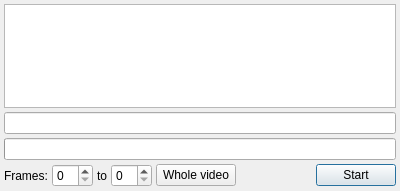
<?xml version="1.0" encoding="UTF-8"?>
<ui version="4.0">
 <class>ScriptBenchmarkDialog</class>
 <widget class="QDialog" name="ScriptBenchmarkDialog">
  <property name="geometry">
   <rect>
    <x>0</x>
    <y>0</y>
    <width>400</width>
    <height>191</height>
   </rect>
  </property>
  <property name="windowTitle">
   <string>Script benchmark</string>
  </property>
  <layout class="QVBoxLayout" name="verticalLayout">
   <property name="spacing">
    <number>4</number>
   </property>
   <property name="leftMargin">
    <number>4</number>
   </property>
   <property name="topMargin">
    <number>4</number>
   </property>
   <property name="rightMargin">
    <number>4</number>
   </property>
   <property name="bottomMargin">
    <number>4</number>
   </property>
   <item>
    <widget class="VSEditorLog" name="feedbackTextEdit">
     <property name="readOnly">
      <bool>true</bool>
     </property>
     <property name="textInteractionFlags">
      <set>Qt::LinksAccessibleByKeyboard|Qt::LinksAccessibleByMouse|Qt::TextBrowserInteraction|Qt::TextSelectableByKeyboard|Qt::TextSelectableByMouse</set>
     </property>
    </widget>
   </item>
   <item>
    <widget class="QLineEdit" name="metricsEdit">
     <property name="readOnly">
      <bool>true</bool>
     </property>
    </widget>
   </item>
   <item>
    <widget class="QProgressBar" name="processingProgressBar">
     <property name="alignment">
      <set>Qt::AlignCenter</set>
     </property>
     <property name="format">
      <string>%v / %m</string>
     </property>
    </widget>
   </item>
   <item>
    <layout class="QHBoxLayout" name="horizontalLayout">
     <property name="spacing">
      <number>4</number>
     </property>
     <item>
      <widget class="QLabel" name="framesLabel">
       <property name="text">
        <string>Frames:</string>
       </property>
      </widget>
     </item>
     <item>
      <widget class="QSpinBox" name="fromFrameSpinBox"/>
     </item>
     <item>
      <widget class="QLabel" name="toLabel">
       <property name="text">
        <string>to</string>
       </property>
      </widget>
     </item>
     <item>
      <widget class="QSpinBox" name="toFrameSpinBox"/>
     </item>
     <item>
      <widget class="QPushButton" name="wholeVideoButton">
       <property name="text">
        <string>Whole video</string>
       </property>
      </widget>
     </item>
     <item>
      <spacer name="horizontalSpacer">
       <property name="orientation">
        <enum>Qt::Horizontal</enum>
       </property>
       <property name="sizeHint" stdset="0">
        <size>
         <width>13</width>
         <height>20</height>
        </size>
       </property>
      </spacer>
     </item>
     <item>
      <widget class="QPushButton" name="startStopBenchmarkButton">
       <property name="text">
        <string>Start</string>
       </property>
       <property name="default">
        <bool>true</bool>
       </property>
      </widget>
     </item>
    </layout>
   </item>
  </layout>
 </widget>
 <customwidgets>
  <customwidget>
   <class>VSEditorLog</class>
   <extends>QTextEdit</extends>
   <header>common-src/log/vs_editor_log.h</header>
  </customwidget>
 </customwidgets>
 <resources/>
 <connections/>
</ui>
